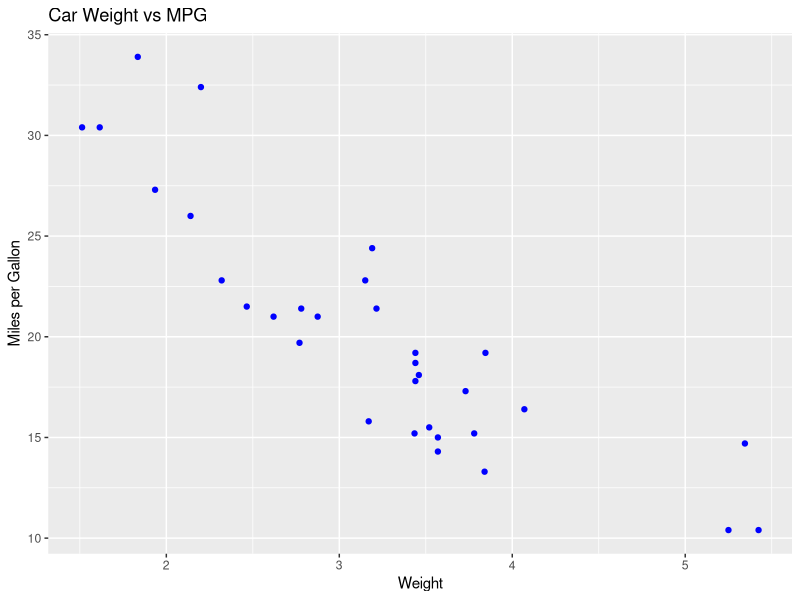

This figure's R source:
## ---- chunk 1
knitr::opts_chunk$set(echo = TRUE)
## ---- chunk 2
# Load the built-in dataset mtcars
data(mtcars)

# Display the first few rows
head(mtcars)
## ---- chunk 3
# Generate summary statistics of mtcars
summary(mtcars)
## ---- chunk 4
# Load ggplot2 for plotting
library(ggplot2)

# Create a scatter plot
ggplot(mtcars, aes(x = wt, y = mpg)) +
  geom_point(color = "blue") +
  labs(title = "Car Weight vs MPG",
       x = "Weight",
       y = "Miles per Gallon")
